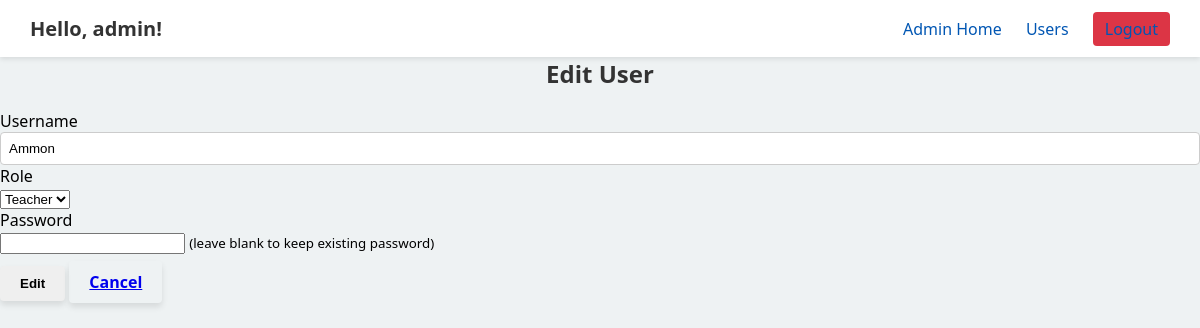
Page /admin/users/3/edit (signed in) on the committed database.
### models.py (models this page shows, shortened)
class User(db.Model, UserMixin):
    __tablename__ = "users"
    id            = db.Column(db.Integer,   primary_key=True)
    username      = db.Column(db.String(50), unique=True, nullable=False)
    password_hash = db.Column(db.String(128), nullable=False)
    role          = db.Column(db.String(10), nullable=False)
    enrollments     = db.relationship(
        "Enrollment",
        back_populates="student",
        cascade="all, delete-orphan"
    )
    taught_courses  = db.relationship(
        "Course",
        back_populates="teacher",
        cascade="all, delete-orphan"
    )

### app.py (the view, shortened to what this page needs)
@app.route("/admin/users/<int:user_id>/edit", methods=["GET", "POST"])
@login_required
@admin_required
def admin_edit_user(user_id):
    u = User.query.get_or_404(user_id)
    form = AdminUserForm(obj=u)
    return render_template("admin_user_form.html", form=form, action="Edit")

### forms.py
class AdminUserForm(FlaskForm):
    username = StringField(
        "Username",
        validators=[DataRequired(), Length(min=3, max=50)]
    )
    role = SelectField(
        "Role",
        choices=[
            ("student", "Student"),
            ("teacher", "Teacher"),
            ("admin", "Admin")
        ],
        validators=[DataRequired()]
    )
    password = PasswordField(
        "Password",
        description="(leave blank to keep current password)"
    )
    submit = SubmitField("Save")

### app.py (called while the page is built)
@login_manager.user_loader
def load_user(uid):
    return db.session.get(User, int(uid))

def admin_required(f):
    @wraps(f)
    def wrapped(*args, **kwargs):
        if not current_user.is_authenticated or current_user.role != "admin":
            abort(404)
        return f(*args, **kwargs)
    return wrapped

### templates/admin_user_form.html (shortened to what this page needs)
{% extends "base.html" %}
{% block content %}
  <h2>{{ action }} User</h2>
  <form method="post" class="login-form">
    <div>
      {{ form.username.label }}<br>
      {{ form.username(size=32) }}
    </div>
    <div>
      {{ form.role.label }}<br>
      {{ form.role() }}
    </div>
    <div>
      {{ form.password.label }}<br>
      {{ form.password() }}
      {% if action=='Edit' %}
        <small>(leave blank to keep existing password)</small>
      {% endif %}
    </div>
    <div style="margin-top:12px;">
      <button type="submit" class="btn">{{ action }}</button>
      <a href="{{ url_for('admin_users') }}" class="btn">Cancel</a>
    </div>
  </form>
{% endblock %}

### templates/base.html (shortened to what this page needs)
<!DOCTYPE html>
<html lang="en">
  <head>
    <link
      rel="stylesheet"
      href="{{ url_for('static', filename='css/styles.css') }}"
    />
  </head>
  <body>
    {% if current_user.is_authenticated %}
    <header class="site-header">
      <h1 class="greeting">Hello, {{ current_user.username }}!</h1>
      <nav class="main-nav">
        {% if current_user.role == 'admin' %}
          <a href="{{ url_for('admin.index') }}">Admin Home</a>
          <a href="{{ url_for('admin_users') }}">Users</a>
        {% elif current_user.role == 'teacher' %}
          <a href="{{ url_for('teacher_dashboard') }}">My Dashboard</a>
        {% else %}
          <a href="{{ url_for('student_dashboard') }}">My Dashboard</a>
        {% endif %}
        <a href="{{ url_for('logout') }}" class="logout-btn">Logout</a>
      </nav>
    </header>
    {% endif %}
    <main class="content">
      {% block content %}{% endblock %}
    </main>
  </body>
</html>

### static/css/styles.css (style rules this page uses)
* { box-sizing: border-box; }
body { font-family: 'Segoe UI', Tahoma, Geneva, Verdana, sans-serif; background-color: #eef2f3; margin: 0; padding: 0; }
.site-header { background-color: #ffffff; padding: 15px 30px; box-shadow: 0 2px 5px rgba(0,0,0,0.1); display: flex; align-items: center; justify-content: space-between; }
.greeting { margin: 0; font-size: 20px; color: #333; }
.main-nav a { margin-left: 20px; text-decoration: none; color: #0056b3; font-weight: 500; transition: color 0.2s ease; }
.logout-btn { padding: 6px 12px; background: #dc3545; color: #fff; border-radius: 4px; text-decoration: none; font-weight: bold; transition: background 0.2s ease; }
h1, h2 { text-align: center; color: #333; margin-top: 0; }
form label { text-align: right; padding-right: 5px; }
form input[type="text"], form input[type="number"] { padding: 8px; border: 1px solid #ccc; border-radius: 4px; width: 100%; }
.btn { padding: 10px 20px; border: none; border-radius: 4px; cursor: pointer; font-weight: bold; transition: background-color 0.3s ease, transform 0.2s ease, box-shadow 0.2s ease; box-shadow: 0 4px 6px rgba(0,0,0,0.1); }

### rows in the picture
User: username "admin"
User: username "Ammon", role "Teacher"

### other values in the picture
{{ action }} "Edit"
